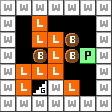

This game map was drawn from its Tiled (.tmx) file and the tilesets committed beside it. A one-line description and the full map source follow:
An orthogonal 7x7 tile map with 16x16 px tiles, 1 tile layer (Tile layer 1).

<map version="1.0" tiledversion="1.1.6" orientation="orthogonal" renderorder="right-down" width="7" height="7" tilewidth="16" tileheight="16" infinite="0" nextobjectid="1">
 <properties>
  <property name="difficulty" value="3" />
  <property name="name" value="Hot Hot Lava" />
  <property name="turns" value="15" />
 </properties>
 <tileset firstgid="1" source="../../../dev/editor_tileset.tsx" />
 <layer name="Tile layer 1" width="7" height="7">
  <data encoding="csv">
1,1,1,1,1,1,1,
1,0,3,0,0,0,1,
1,0,3,3,2,0,1,
1,0,2,3,2,17,1,
1,3,3,3,0,0,1,
1,3,18,1,3,0,1,
1,1,1,1,1,1,1
</data>
 </layer>
</map>
